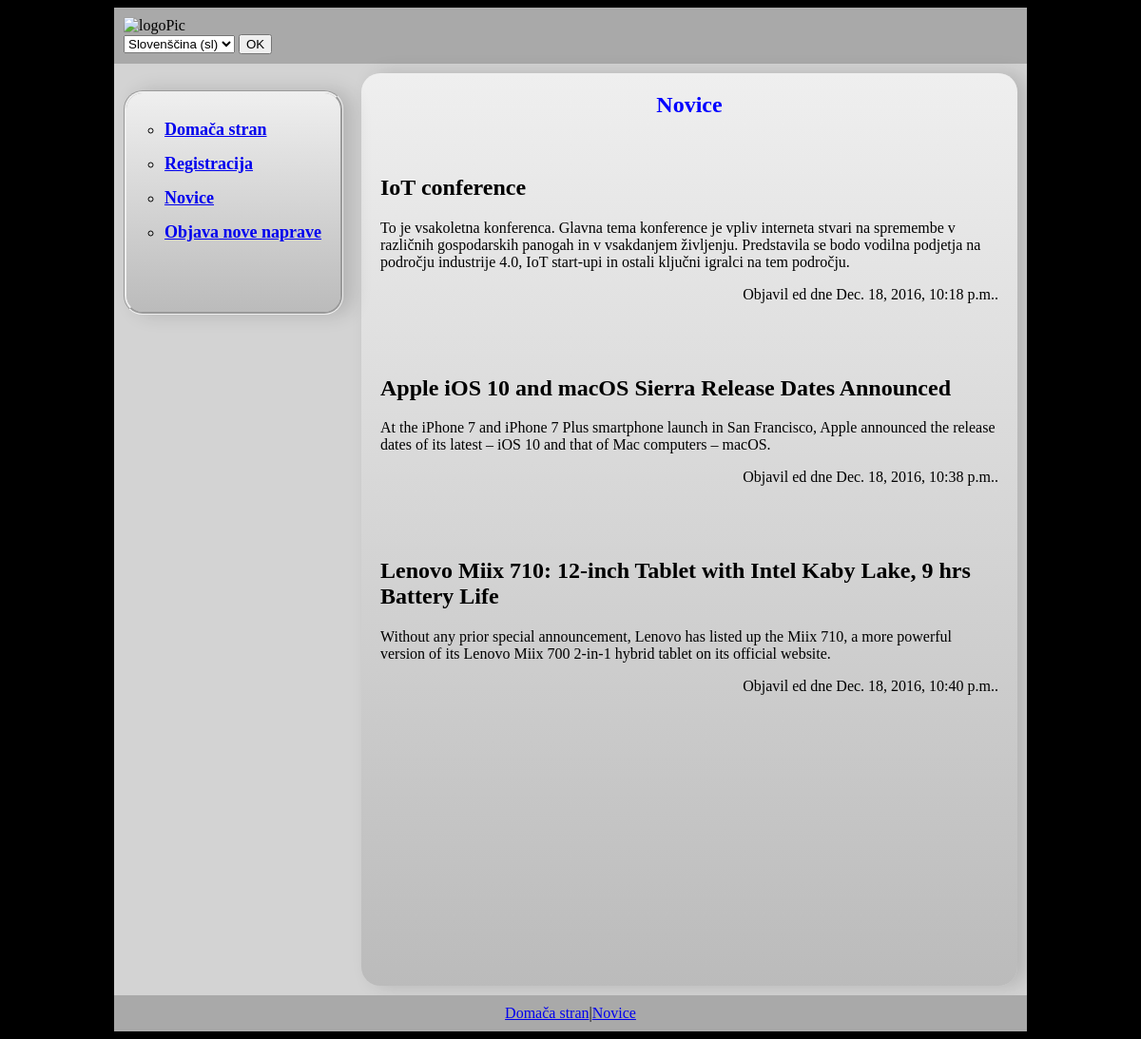
Screenshot of /webPage/news/ with the database file from the repository.
### webPage/models.py (models this page shows)
class Article(models.Model):
  title = models.CharField(max_length=100, default='')
  content = models.TextField()
  pub_date = models.DateTimeField( default=datetime.now )
  author = models.ForeignKey(User, on_delete=models.SET_NULL, null=True)

### webPage/views.py (the view)
def news(request):
	context = {}
	""" vse novice """
	a = Article.objects.all()
	context['articles'] = a
	return render(request, 'webPage/novice.html', context)

### webPage/templates/webpage/novice.html
{% extends "webPage/base.html" %}
{% load i18n %}
{% block main %}
<h2 style="color:Blue; text-align:center">{% blocktrans %} Novice {% endblocktrans %}</h2>
<section>
  {% for article in articles %}
    {% include 'webPage/article_snippet.html' %}
  {% endfor %}
</section>
{% endblock %}

### webPage/templates/webpage/article_snippet.html
{% load i18n %}
<article style="padding: 20px;">
	<h2>{{article.title}}</h2>
	<p> {{article.content}} </p>
	<p style="text-align:right;">{% blocktrans %} Objavil {% endblocktrans %}{{article.author}}{% blocktrans %} dne {% endblocktrans %}{{article.pub_date}}.</p>
</article>

### webPage/static/webPage/stil.css (style rules this page uses)
body { background-color: black; }

### rows the page displays
Article: title "IoT conference", content "To je vsakoletna konferenca. Glavna tema konference je vpliv interneta stvari na spremembe v različnih gospodarskih panogah in v vsakdanjem življenju. Predstavila se bodo vodilna podjetja na področju industrije 4.0, IoT start-upi in ostali ključni igralci na tem področju.", author "ed", pub_date "Dec. 18, 2016, 10:18 p.m."
Article: title "Apple iOS 10 and macOS Sierra Release Dates Announced", content "At the iPhone 7 and iPhone 7 Plus smartphone launch in San Francisco, Apple announced the release dates of its latest – iOS 10 and that of Mac computers – macOS.", author "ed", pub_date "Dec. 18, 2016, 10:38 p.m."
Article: title "Lenovo Miix 710: 12-inch Tablet with Intel Kaby Lake, 9 hrs Battery Life", content "Without any prior special announcement, Lenovo has listed up the Miix 710, a more powerful version of its Lenovo Miix 700 2-in-1 hybrid tablet on its official website.", author "ed", pub_date "Dec. 18, 2016, 10:40 p.m."

### other values shown
form field language "Slovenščina (sl)"
